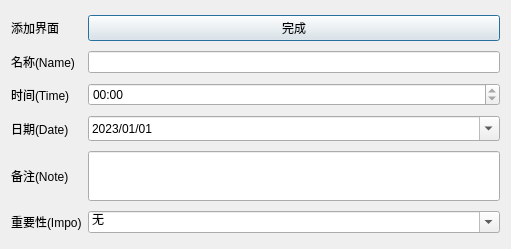
<?xml version="1.0" encoding="UTF-8"?>
<ui version="4.0">
 <class>Addnew</class>
 <widget class="QDialog" name="Addnew">
  <property name="geometry">
   <rect>
    <x>0</x>
    <y>0</y>
    <width>511</width>
    <height>249</height>
   </rect>
  </property>
  <property name="windowTitle">
   <string>添加</string>
  </property>
  <layout class="QGridLayout" name="gridLayout">
   <item row="4" column="2">
    <widget class="QLineEdit" name="LineEdit">
     <property name="minimumSize">
      <size>
       <width>0</width>
       <height>50</height>
      </size>
     </property>
    </widget>
   </item>
   <item row="1" column="2">
    <widget class="QLineEdit" name="nameLineEdit"/>
   </item>
   <item row="2" column="0">
    <widget class="QLabel" name="timeLabel">
     <property name="minimumSize">
      <size>
       <width>0</width>
       <height>23</height>
      </size>
     </property>
     <property name="text">
      <string>时间(Time)</string>
     </property>
    </widget>
   </item>
   <item row="5" column="0">
    <widget class="QLabel" name="label_2">
     <property name="text">
      <string>重要性(Impo)</string>
     </property>
    </widget>
   </item>
   <item row="0" column="0">
    <widget class="QLabel" name="label">
     <property name="text">
      <string>添加界面</string>
     </property>
    </widget>
   </item>
   <item row="3" column="0">
    <widget class="QLabel" name="dateLabel">
     <property name="minimumSize">
      <size>
       <width>0</width>
       <height>25</height>
      </size>
     </property>
     <property name="maximumSize">
      <size>
       <width>16777215</width>
       <height>25</height>
      </size>
     </property>
     <property name="text">
      <string>日期(Date)</string>
     </property>
    </widget>
   </item>
   <item row="2" column="2">
    <widget class="QTimeEdit" name="timeTimeEdit">
     <property name="dateTime">
      <datetime>
       <hour>0</hour>
       <minute>0</minute>
       <second>0</second>
       <year>2023</year>
       <month>1</month>
       <day>1</day>
      </datetime>
     </property>
     <property name="currentSection">
      <enum>QDateTimeEdit::NoSection</enum>
     </property>
     <property name="displayFormat">
      <string>0H:mm</string>
     </property>
     <property name="calendarPopup">
      <bool>true</bool>
     </property>
    </widget>
   </item>
   <item row="5" column="2">
    <widget class="QComboBox" name="comboBox">
     <property name="editable">
      <bool>true</bool>
     </property>
     <item>
      <property name="text">
       <string>无</string>
      </property>
     </item>
     <item>
      <property name="text">
       <string>比较重要</string>
      </property>
     </item>
     <item>
      <property name="text">
       <string>重要</string>
      </property>
     </item>
     <item>
      <property name="text">
       <string>非常重要</string>
      </property>
     </item>
     <item>
      <property name="text">
       <string>优先</string>
      </property>
     </item>
    </widget>
   </item>
   <item row="1" column="0">
    <widget class="QLabel" name="nameLabel">
     <property name="text">
      <string>名称(Name)</string>
     </property>
    </widget>
   </item>
   <item row="4" column="0">
    <widget class="QLabel" name="Label">
     <property name="minimumSize">
      <size>
       <width>0</width>
       <height>50</height>
      </size>
     </property>
     <property name="text">
      <string>备注(Note)</string>
     </property>
    </widget>
   </item>
   <item row="3" column="2">
    <widget class="QDateEdit" name="dateDateEdit">
     <property name="minimumSize">
      <size>
       <width>0</width>
       <height>25</height>
      </size>
     </property>
     <property name="maximumSize">
      <size>
       <width>16777215</width>
       <height>25</height>
      </size>
     </property>
     <property name="dateTime">
      <datetime>
       <hour>0</hour>
       <minute>0</minute>
       <second>0</second>
       <year>2023</year>
       <month>1</month>
       <day>1</day>
      </datetime>
     </property>
     <property name="displayFormat">
      <string>yyyy/0M/0d</string>
     </property>
     <property name="calendarPopup">
      <bool>true</bool>
     </property>
    </widget>
   </item>
   <item row="0" column="2">
    <widget class="QPushButton" name="pushButton">
     <property name="text">
      <string>完成</string>
     </property>
    </widget>
   </item>
  </layout>
 </widget>
 <resources/>
 <connections/>
</ui>
